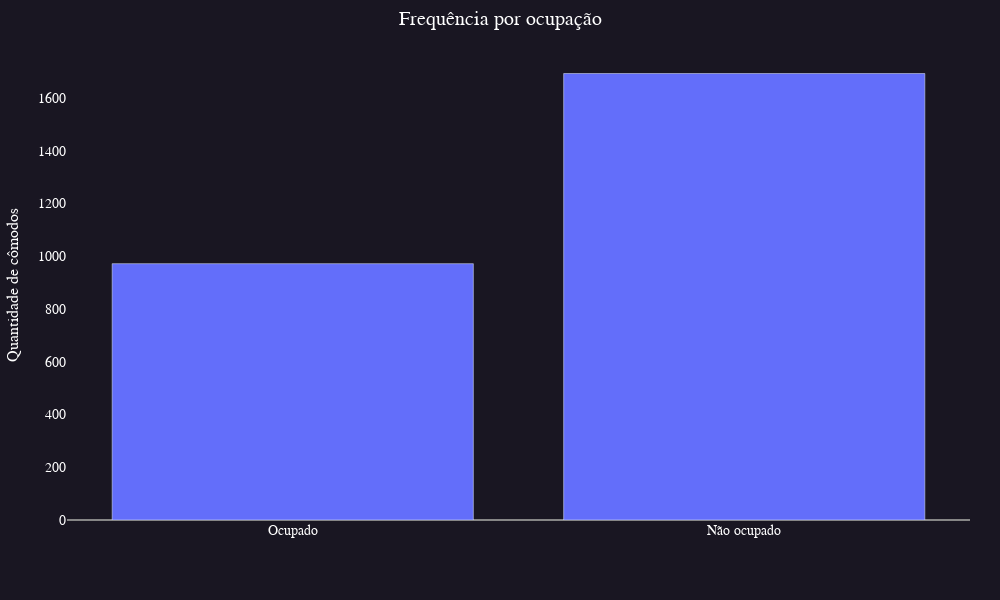

The notebook cell saved with this chart:
### Code cell
# Verificar a distribuição dos dados por label
qtd_por_ocupacao = ocupacao_dados['Occupancy'].value_counts().sort_values().reset_index()
qtd_por_ocupacao['Occupancy Label'] = qtd_por_ocupacao['Occupancy'].apply(lambda x: 'Ocupado' if x == 1 else 'Não ocupado')

fig = go.Figure(
    go.Bar(
        x=qtd_por_ocupacao['Occupancy Label'],
        y=qtd_por_ocupacao['count']
    )
)

fig.update_layout(
    title_text="Frequência por ocupação",
    yaxis_title='Quantidade de cômodos',

    # Padrao
    **layout_padrao,
    
    # Eixo X
    xaxis_showgrid=False,
    yaxis_showgrid=False,
)

fig.show()

### Figure 1 — Plotly figure (JSON) as saved in the notebook; plotly's stock layout.template omitted (floating-point values rounded to 4 significant figures)
{"data": [{"type": "bar", "x": ["Ocupado", "Não ocupado"], "y": [972, 1693]}], "layout": {"font": {"color": "#fff", "family": "Balto"}, "height": 600, "margin": {"b": 80, "l": 60, "r": 30, "t": 50}, "paper_bgcolor": "#191622", "plot_bgcolor": "#191622", "title": {"font": {"size": 20}, "text": "Frequência por ocupação", "x": 0.5, "xanchor": "center"}, "width": 1000, "xaxis": {"gridcolor": "#868686", "gridwidth": 1, "showgrid": false, "tickfont": {"size": 14}, "title": {"font": {"size": 16}}, "zerolinecolor": "#868686", "zerolinewidth": 2}, "yaxis": {"gridcolor": "#868686", "gridwidth": 1, "showgrid": false, "tickfont": {"size": 14}, "title": {"font": {"size": 16}, "text": "Quantidade de cômodos"}, "zerolinecolor": "#868686", "zerolinewidth": 2}}}
